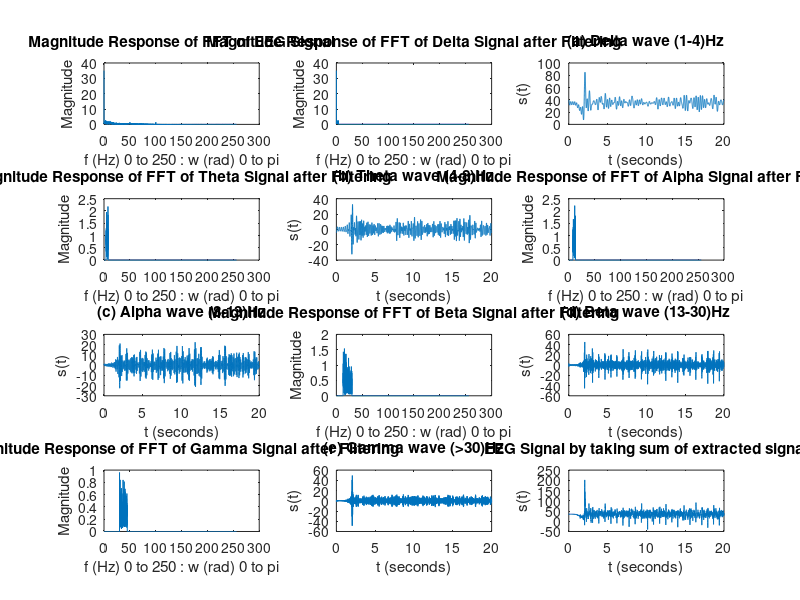

Write MATLAB code to recreate this figure.
%%%%%%%%%%%%% Load EEG Signal into Matlab workspace %%%%%%%%%%%%%%%%

EEG = load('umar1.mat');
L = length(EEG.umar1);      % Length of signal 20 sec
Fs = L/20;              % sampling freq is 512/sec
T = 1/Fs;               % sampling period
t = 0:T:((L-1)*T);      % time vector
subplot(4,3,1);
plot(t,EEG.umar1);
title('EEG Signal for 5 sec')
xlabel('t (seconds)')
ylabel('x(t)')






%%%%%%%%%%%%%%% Calculate FFT of EEG Signal %%%%%%%%%%%%%%%%%%%%%%%%%

                       
X_fourier_Transform = (fft(EEG.umar1,L)/L);     % fft is divided by L for normalization

freq = Fs * linspace(0, 0.5, (L/2)+1);

subplot(4,3,1);
plot(freq ,abs(X_fourier_Transform(1:length(freq))) );
title('Magnitude Response of FFT of EEG Signal')
xlabel('f (Hz) 0 to 250 : w (rad) 0 to pi')
ylabel('Magnitude')


%%%%%%%%%%%%%%%%%%%%%%%%%%%%%%%%% Filter design %%%%%%%%%%%%%%%%%%%%%%%%%%%%%%%%%%%%%%%%

for w=1:1:L
    
    if (w >= 1 && w <= 4*20)        % Delta frequency range (1-4 Hz), signal length (20 sec)
        Delta_Frequencies(w) = 1;   % 1-4 hz frequencies are on
        Theta_Frequencies(w) = 0;
        Alpha_Frequencies(w) = 0;
        Beta_Frequencies(w) = 0;
        Gamma_Frequencies(w) = 0;
    elseif (w >= 4*20 && w <= 8*20)     % Theta frequency range (4-8 Hz), signal length (20 sec)
        Delta_Frequencies(w) = 0;
        Theta_Frequencies(w) = 1;       % 4-8 hz frequencies are on
        Alpha_Frequencies(w) = 0;
        Beta_Frequencies(w) = 0;
        Gamma_Frequencies(w) = 0;
    elseif (w >= 8*20 && w <= 13*20)    % Alpha frequency range (8-13 Hz), signal length (20 sec)
        Delta_Frequencies(w) = 0;
        Theta_Frequencies(w) = 0;
        Alpha_Frequencies(w) = 1;       % 8-13 hz frequencies are on
        Beta_Frequencies(w) = 0;
        Gamma_Frequencies(w) = 0;
    elseif (w >= 13*20 && w <= 30*20)   % Beta frequency range (13-30 Hz), signal length (20 sec)
        Delta_Frequencies(w) = 0;
        Theta_Frequencies(w) = 0;
        Alpha_Frequencies(w) = 0;
        Beta_Frequencies(w) = 1;        % 13-30 hz frequencies are on
        Gamma_Frequencies(w) = 0;
    elseif (w >= 30*20 && w <= 45*20)   % Gamma frequency range (30-45 Hz), signal length (20 sec)
        Delta_Frequencies(w) = 0;
        Theta_Frequencies(w) = 0;
        Alpha_Frequencies(w) = 0;
        Beta_Frequencies(w) = 0;
        Gamma_Frequencies(w) = 1;       % 30-45 hz frequencies are on
    else                                % All frequencies below 1 hz and above 45 Hz are off
        Delta_Frequencies(w) = 0;
        Theta_Frequencies(w) = 0;
        Alpha_Frequencies(w) = 0;
        Beta_Frequencies(w) = 0;
        Gamma_Frequencies(w) = 0;
    end
    
end





%%%%%%%%%%%%%%%%%%%  Filtering FFT for Signal Components %%%%%%%%%%%%%%%%%%%%%%%%%

Filtered_FFT_1 = X_fourier_Transform .* Delta_Frequencies ;
Filtered_FFT_2 = X_fourier_Transform .* Theta_Frequencies ;
Filtered_FFT_3 = X_fourier_Transform .* Alpha_Frequencies ;
Filtered_FFT_4 = X_fourier_Transform .* Beta_Frequencies ;
Filtered_FFT_5 = X_fourier_Transform .* Gamma_Frequencies ;



%%%%%%%% Plot Magnitude Response of Filtered FFT of Delta Signal %%%%%%%%%

subplot(4,3,2);
plot(freq ,abs(Filtered_FFT_1(1:length(freq))) );
title('Magnitude Response of FFT of Delta Signal after Filtering')
xlabel('f (Hz) 0 to 250 : w (rad) 0 to pi')
ylabel('Magnitude')



%%%%%%%%%%%%%%%%%% Calculating the Delta signal using IFFT %%%%%%%%%%%%%%%%%%

Delta_Signal = ifft(Filtered_FFT_1,L)*L;             % ifft is multiplied by L to counter the normaliztion done while taking fft
subplot(4,3,3);
plot(t,Delta_Signal)
% title('Delta Signal by taking IFFT of Flitered FFT')
title('(a) Delta wave (1-4)Hz')
xlabel('t (seconds)')
ylabel('s(t)')

%%%%%%%% Plot Magnitude Response of Filtered FFT of theta Signal %%%%%%%%%

subplot(4,3,4);
plot(freq ,abs(Filtered_FFT_2(1:length(freq))) );
title('Magnitude Response of FFT of Theta Signal after Filtering')
xlabel('f (Hz) 0 to 250 : w (rad) 0 to pi')
ylabel('Magnitude')



%%%%%%%%%%%%%%%%%% Calculating the theta signal using IFFT %%%%%%%%%%%%%%%%%%

Theta_Signal = ifft(Filtered_FFT_2,L)*L;             % ifft is multiplied by L to counter the normaliztion done while taking fft
subplot(4,3,5);
plot(t,Theta_Signal)
% title('Theta Signal by taking IFFT of Flitered FFT')
title('(b) Theta wave (4-8)Hz')
xlabel('t (seconds)')
ylabel('s(t)')



%%%%%%%% Plot Magnitude Response of Filtered FFT of Alpha Signal %%%%%%%%%

subplot(4,3,6);
plot(freq ,abs(Filtered_FFT_3(1:length(freq))) );
title('Magnitude Response of FFT of Alpha Signal after Filtering')
xlabel('f (Hz) 0 to 250 : w (rad) 0 to pi')
ylabel('Magnitude')



%%%%%%%%%%%%%%%%%% Calculating the Alpha signal using IFFT %%%%%%%%%%%%%%%%%%

Alpha_Signal = ifft(Filtered_FFT_3,L)*L;             % ifft is multiplied by L to counter the normaliztion done while taking fft
subplot(4,3,7);
plot(t,Alpha_Signal)
% title('Alpha Signal by taking IFFT of Flitered FFT')
title('(c) Alpha wave (8-13)Hz')
xlabel('t (seconds)')
ylabel('s(t)')




%%%%%%%% Plot Magnitude Response of Filtered FFT of Beta Signal %%%%%%%%%

subplot(4,3,8);
plot(freq ,abs(Filtered_FFT_4(1:length(freq))) );
title('Magnitude Response of FFT of Beta Signal after Filtering')
xlabel('f (Hz) 0 to 250 : w (rad) 0 to pi')
ylabel('Magnitude')



%%%%%%%%%%%%%%%%%% Calculating the Beta signal using IFFT %%%%%%%%%%%%%%%%%%

Beta_Signal = ifft(Filtered_FFT_4,L)*L;             % ifft is multiplied by L to counter the normaliztion done while taking fft
subplot(4,3,9);
plot(t,Beta_Signal)
% title('Beta Signal by taking IFFT of Flitered FFT')
title('(d) Beta wave (13-30)Hz')
xlabel('t (seconds)')
ylabel('s(t)')


%%%%%%%% Plot Magnitude Response of Filtered FFT of Gamma Signal %%%%%%%%%

subplot(4,3,10);
plot(freq ,abs(Filtered_FFT_5(1:length(freq))) );
title('Magnitude Response of FFT of Gamma Signal after Filtering')
xlabel('f (Hz) 0 to 250 : w (rad) 0 to pi')
ylabel('Magnitude')



%%%%%%%%%%%%%%%%%% Calculating the Gamma signal using IFFT %%%%%%%%%%%%%%%%%%

Gamma_Signal = ifft(Filtered_FFT_5,L)*L;             % ifft is multiplied by L to counter the normaliztion done while taking fft
subplot(4,3,11);
plot(t,Gamma_Signal)
% title('Gamma Signal by taking IFFT of Flitered FFT')
title('(e) Gamma wave (>30)Hz')
xlabel('t (seconds)')
ylabel('s(t)')




EEG_Signal = Delta_Signal + Theta_Signal + Alpha_Signal + Beta_Signal + Gamma_Signal;
subplot(4,3,12);
plot(t,EEG_Signal)
title('EEG Signal by taking sum of extracted signal')
xlabel('t (seconds)')
ylabel('s(t)')